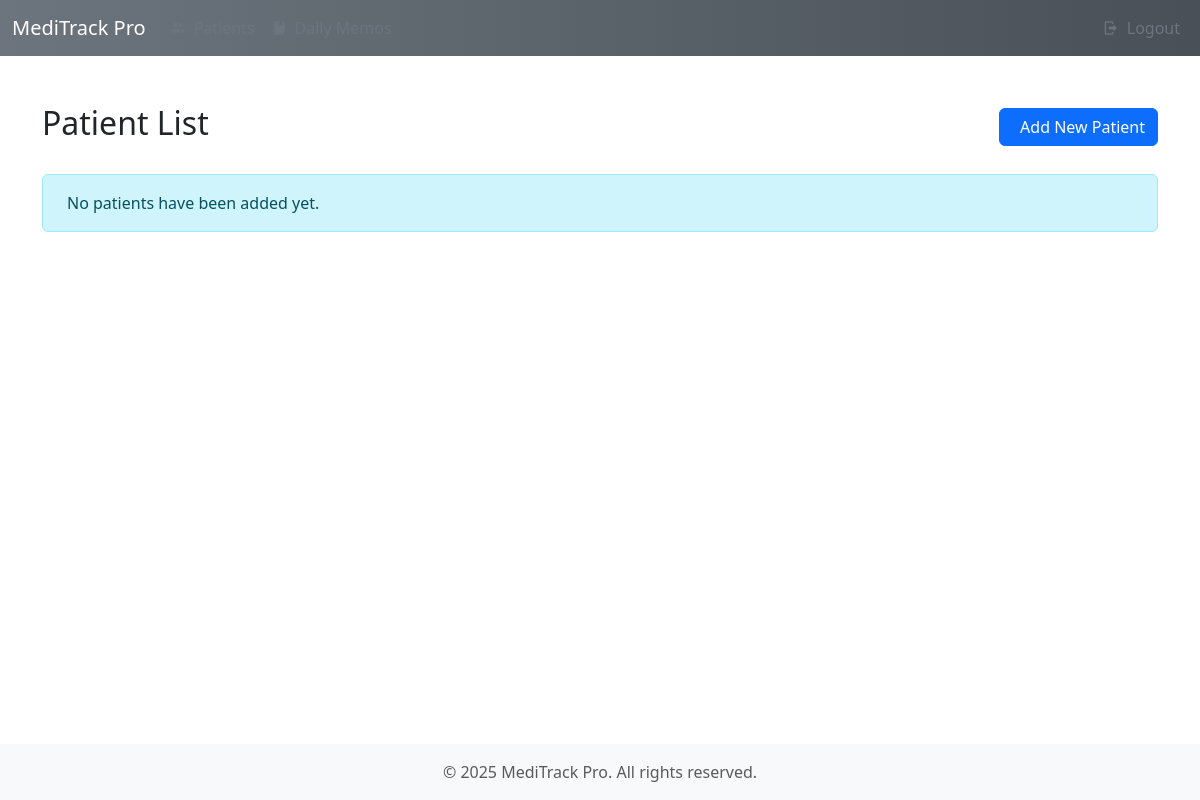
The app's page / (signed in), older data.
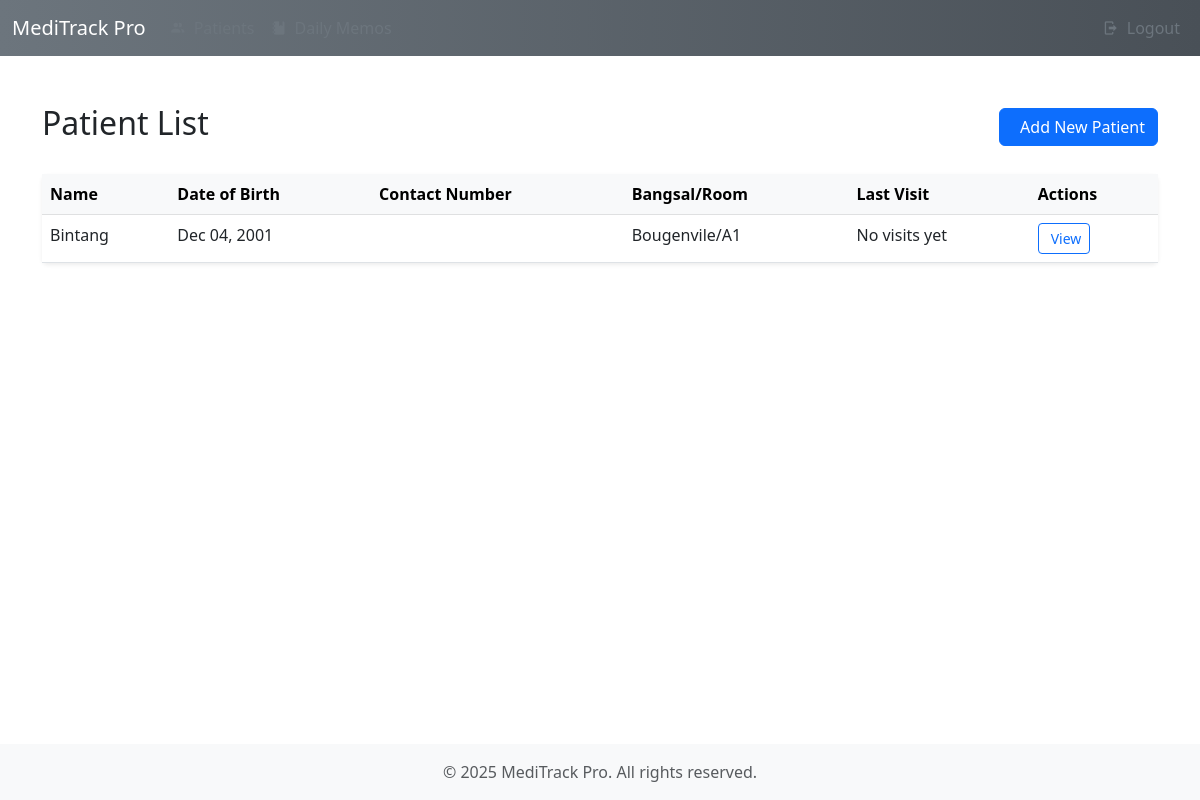
The same page, newer data.
### core/models.py (models this page shows, shortened)
class Patient(models.Model):
    medical_record_number = models.CharField(max_length=50, blank=True, null=True)
    name = models.CharField(max_length=100)
    date_of_birth = models.DateField(null=True)
    age = models.IntegerField(blank=True, null=True)
    date_of_admission = models.DateField(default=timezone.now)
    bangsal = models.CharField(max_length=50)
    room = models.CharField(max_length=20)
    dpjp = models.ForeignKey(DPJP, on_delete=models.PROTECT, verbose_name='DPJP')
    created_at = models.DateTimeField(auto_now_add=True)
    updated_at = models.DateTimeField(auto_now=True)

### core/views.py (the view)
# urls.py: path('', views.patient_list, name='patient_list'),
@login_required
def patient_list(request):
    patients = Patient.objects.all().order_by('name')
    return render(request, 'core/patient_list.html', {'patients': patients})

### templates/core/patient_list.html (shortened to what this page needs)
{% extends 'base.html' %}
{% block extra_css %}
<link rel="stylesheet" type="text/css" href="https://cdn.datatables.net/1.11.5/css/dataTables.bootstrap5.min.css">
{% endblock %}
{% block content %}
<div class="container py-4">
    <div class="d-flex justify-content-between align-items-center mb-4">
        <h1 class="h2">Patient List</h1>
        <a href="{% url 'patient_create' %}" class="btn btn-primary">
            Add New Patient
        </a>
    </div>
    {% if patients %}
    <div class="card shadow-sm">
        <div class="table-responsive">
            <table class="table table-hover mb-0">
                <thead class="table-light">
                    <tr>
                        <th scope="col">Name</th>
                        <th scope="col">Date of Birth</th>
                        <th scope="col">Contact Number</th>
                        <th scope="col">Bangsal/Room</th>
                        <th scope="col">Last Visit</th>
                        <th scope="col">Actions</th>
                    </tr>
                </thead>
                <tbody>
                    {% for patient in patients %}
                    <tr>
                        <td>{{ patient.name }}</td>
                        <td>{{ patient.date_of_birth|date:"M d, Y" }}</td>
                        <td>{{ patient.contact_number }}</td>
                        <td>{{ patient.bangsal }}/{{ patient.room }}</td>
                        <td>{{ patient.last_visit|date:"M d, Y"|default:"No visits yet" }}</td>
                        <td>
                            <a href="{% url 'patient_detail' patient.pk %}" class="btn btn-sm btn-outline-primary">
                                View
                            </a>
                        </td>
                    </tr>
                    {% endfor %}
                </tbody>
            </table>
        </div>
    </div>
    {% else %}
    <div class="alert alert-info" role="alert">
        No patients have been added yet.
    </div>
    {% endif %}
</div>
{% endblock %}

### templates/base.html (shortened to what this page needs)
<!DOCTYPE html>
<html lang="en" class="h-100">
<head>
    <link href="https://cdn.jsdelivr.net/npm/bootstrap@5.3.0/dist/css/bootstrap.min.css" rel="stylesheet">
    <link rel="stylesheet" href="https://cdn.jsdelivr.net/npm/@mdi/font@6.5.95/css/materialdesignicons.min.css">
    {% load static %}
    {% load compress %}
    {% compress css %}
    {% block extra_css %}{% endblock %}
    {% endcompress %}
</head>
<body class="d-flex flex-column h-100">
    <nav class="navbar navbar-expand-lg navbar-dark">
        <div class="container-fluid">
            <a class="navbar-brand" href="/">MediTrack Pro</a>
            <div class="collapse navbar-collapse" id="navbarNav">
                <ul class="navbar-nav me-auto">
                    {% if user.is_authenticated %}
                    <li class="nav-item">
                        <a class="nav-link" href="{% url 'patient_list' %}"><i class="mdi mdi-account-multiple me-2"></i>Patients</a>
                    </li>
                    <li class="nav-item">
                        <a class="nav-link" href="{% url 'daily_memo_list' %}"><i class="mdi mdi-notebook me-2"></i>Daily Memos</a>
                    </li>
                    {% endif %}
                </ul>
                <ul class="navbar-nav">
                    {% if user.is_authenticated %}
                    <li class="nav-item">
                        <a class="nav-link" href="{% url 'logout' %}"><i class="mdi mdi-logout me-2"></i>Logout</a>
                    </li>
                    {% else %}
                    <li class="nav-item">
                        <a class="nav-link" href="{% url 'login' %}"><i class="mdi mdi-login me-2"></i>Login</a>
                    </li>
                    {% endif %}
                </ul>
            </div>
        </div>
    </nav>
    <main class="py-4 flex-shrink-0">
        {% block content %}{% endblock %}
    </main>
    <footer class="footer mt-auto py-3 bg-light">
        <div class="container text-center">
            <span class="text-muted">© 2025 MediTrack Pro. All rights reserved.</span>
        </div>
    </footer>
</body>
</html>

### templates/base.html (style rules this page uses)
.navbar { background: linear-gradient(to right, #6c757d, #495057); }
.nav-link { color: #6c757d; }
.card { border: none; box-shadow: 0 0 35px 0 rgba(154,161,171,.15); }

Row changes from the older to the newer data that the page shows:
added Patient: name "Bintang", date_of_birth "Dec 04, 2001", bangsal "Bougenvile", room "A1", last_visit "No visits yet"
Text that changed along with them:
text no longer shown: "No patients have been added yet."
text now shown: "Name Date of Birth Contact Number Bangsal/Room Last Visit Actions"
